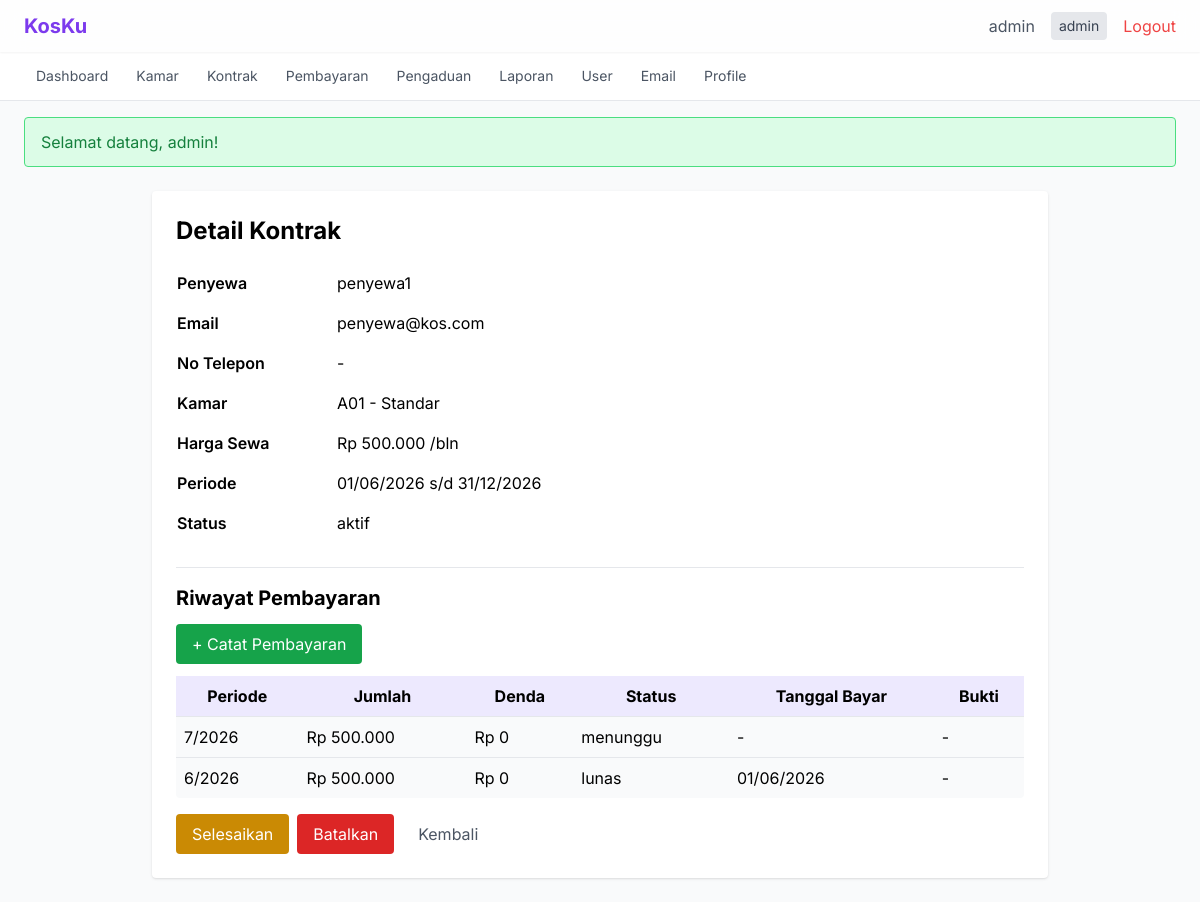
The app's page /kontrak/detail/1 (signed in) with its own data.
### tables this page shows
CREATE TABLE kontrak (
    id INT AUTO_INCREMENT PRIMARY KEY,
    penyewa_id INT NOT NULL,
    kamar_id INT NOT NULL,
    tgl_mulai DATE NOT NULL,
    tgl_akhir DATE NOT NULL,
    status ENUM('menunggu', 'aktif', 'selesai', 'dibatalkan') NOT NULL DEFAULT 'menunggu',
    created_at TIMESTAMP DEFAULT CURRENT_TIMESTAMP,
    FOREIGN KEY (penyewa_id) REFERENCES users(id) ON DELETE CASCADE,
    FOREIGN KEY (kamar_id) REFERENCES kamar(id) ON DELETE CASCADE
);

CREATE TABLE users (
    id INT AUTO_INCREMENT PRIMARY KEY,
    username VARCHAR(50) NOT NULL UNIQUE,
    email VARCHAR(100) NOT NULL UNIQUE,
    password VARCHAR(255) NOT NULL,
    role ENUM('admin', 'pemilik', 'penyewa') NOT NULL DEFAULT 'penyewa',
    no_telepon VARCHAR(20),
    alamat TEXT,
    created_at TIMESTAMP DEFAULT CURRENT_TIMESTAMP
);

CREATE TABLE kamar (
    id INT AUTO_INCREMENT PRIMARY KEY,
    nomor_kamar VARCHAR(10) NOT NULL UNIQUE,
    tipe VARCHAR(50),
    harga DECIMAL(12,2) NOT NULL,
    kapasitas INT DEFAULT 1,
    fasilitas TEXT,
    status ENUM('tersedia', 'terisi', 'maintenance') NOT NULL DEFAULT 'tersedia',
    foto VARCHAR(255),
    created_at TIMESTAMP DEFAULT CURRENT_TIMESTAMP
);

CREATE TABLE pembayaran (
    id INT AUTO_INCREMENT PRIMARY KEY,
    kontrak_id INT NOT NULL,
    bulan INT NOT NULL,
    tahun INT NOT NULL,
    jumlah DECIMAL(12,2) NOT NULL,
    denda DECIMAL(12,2) DEFAULT 0,
    bukti VARCHAR(255),
    status ENUM('belum_bayar', 'menunggu', 'lunas') NOT NULL DEFAULT 'belum_bayar',
    tgl_bayar DATE,
    created_at TIMESTAMP DEFAULT CURRENT_TIMESTAMP,
    FOREIGN KEY (kontrak_id) REFERENCES kontrak(id) ON DELETE CASCADE
);

### src/Controllers/KontrakController.php (called while the page is built, shortened)
<?php
class KontrakController
{
    private Kontrak $kontrak;
    public function __construct()
    {
        $this->kontrak = new Kontrak();
    }
    public function detail(int $id): void
    {
        $kontrak = $this->kontrak->find($id);
        $pembayaranModel = new \App\Models\Pembayaran();
        $riwayatBayar = $pembayaranModel->getByKontrak($id);
        require_once __DIR__ . '/../../views/kontrak/detail.php';
    }
}

### public/index.php (called while the page is built, shortened)
<?php
$requestUri = $_SERVER['REQUEST_URI'] ?? '/';
$requestUri = parse_url($requestUri, PHP_URL_PATH);
$requestUri = ltrim($requestUri, '/');
$url = !empty($requestUri) ? $requestUri : ($_GET['url'] ?? '');
$url = rtrim($url, '/');
$url = filter_var($url, FILTER_SANITIZE_URL);
$url = explode('/', $url);
$controllerName = !empty($url[0]) ? ucfirst($url[0]) . 'Controller' : 'AuthController';
$defaultMethod = $controllerName === 'AuthController' ? 'login' : 'index';
$methodName = $url[1] ?? $defaultMethod;
$params = array_slice($url, 2);
$controller = new $controllerClass();
call_user_func_array([$controller, $methodName], $params);

### src/Helpers/Security.php (called while the page is built, shortened)
<?php
class Security
{
    public static function escapeHtml(string $data): string
    {
        return htmlspecialchars($data, ENT_QUOTES | ENT_HTML5, 'UTF-8');
    }
}

### src/Helpers/Session.php (called while the page is built, shortened)
<?php
class Session
{
    public static function getFlash(string $key): ?string
    {
        if (isset($_SESSION['flash'][$key])) {
            $message = $_SESSION['flash'][$key];
            return $message;
        }
        return null;
    }
}

### config/database.php (called while the page is built, shortened)
<?php
class Database
{
    private static ?PDO $instance = null;
    private static string $host = 'localhost';
    private static string $dbname = 'kos_management';
    private static string $user = 'root';
    private static string $pass = '';
    private static string $charset = 'utf8mb4';
    public static function getConnection(): PDO
    {
        if (self::$instance === null) {
            try {
                $dsn = "mysql:host=" . self::$host . ";dbname=" . self::$dbname . ";charset=" . self::$charset;
                self::$instance = new PDO($dsn, self::$user, self::$pass, [
                    PDO::ATTR_ERRMODE => PDO::ERRMODE_EXCEPTION,
                    PDO::ATTR_DEFAULT_FETCH_MODE => PDO::FETCH_ASSOC,
                    PDO::ATTR_EMULATE_PREPARES => false,
                ]);
            } catch (PDOException $e) {
                error_log("Database connection failed: " . $e->getMessage());
                http_response_code(500);
                require_once __DIR__ . '/../views/errors/500.php';
                exit;
            }
        }
        return self::$instance;
    }
}

### src/Models/Kontrak.php (called while the page is built, shortened)
<?php
class Kontrak
{
    private PDO $db;
    public function __construct()
    {
        $this->db = Database::getConnection();
    }
    public function find(int $id): array|false
    {
        $sql = "SELECT k.*, u.username as nama_penyewa, u.email, u.no_telepon,
                       km.nomor_kamar, km.harga, km.tipe
                FROM kontrak k
                JOIN users u ON k.penyewa_id = u.id
                JOIN kamar km ON k.kamar_id = km.id
                WHERE k.id = ?";
        $stmt = $this->db->prepare($sql);
        $stmt->execute([$id]);
        return $stmt->fetch();
    }
}

### src/Models/Pembayaran.php (called while the page is built, shortened)
<?php
class Pembayaran
{
    private PDO $db;
    public function __construct()
    {
        $this->db = Database::getConnection();
    }
    public function getByKontrak(int $kontrakId): array
    {
        $stmt = $this->db->prepare("SELECT * FROM pembayaran WHERE kontrak_id = ? ORDER BY tahun DESC, bulan DESC");
        $stmt->execute([$kontrakId]);
        return $stmt->fetchAll();
    }
}

### views/kontrak/detail.php (the view, shortened to what this page needs)
<?php
require_once __DIR__ . '/../../src/Helpers/Security.php';
require_once __DIR__ . '/../layouts/header.php'; ?>
<div class="max-w-4xl mx-auto bg-white rounded shadow p-6">
    <h1 class="text-2xl font-bold mb-4">Detail Kontrak</h1>
    <table class="w-full mb-6">
        <tr><td class="font-semibold py-2 w-40">Penyewa</td><td><?= Security::escapeHtml($kontrak['nama_penyewa']) ?></td></tr>
        <tr><td class="font-semibold py-2">Email</td><td><?= Security::escapeHtml($kontrak['email']) ?></td></tr>
        <tr><td class="font-semibold py-2">No Telepon</td><td><?= Security::escapeHtml($kontrak['no_telepon'] ?? '-') ?></td></tr>
        <tr><td class="font-semibold py-2">Kamar</td><td><?= Security::escapeHtml($kontrak['nomor_kamar']) ?> - <?= Security::escapeHtml($kontrak['tipe']) ?></td></tr>
        <tr><td class="font-semibold py-2">Harga Sewa</td><td>Rp <?= number_format($kontrak['harga'], 0, ',', '.') ?> /bln</td></tr>
        <tr><td class="font-semibold py-2">Periode</td><td><?= Security::escapeHtml(date('d/m/Y', strtotime($kontrak['tgl_mulai']))) ?> s/d <?= Security::escapeHtml(date('d/m/Y', strtotime($kontrak['tgl_akhir']))) ?></td></tr>
        <tr><td class="font-semibold py-2">Status</td><td><?= Security::escapeHtml($kontrak['status']) ?></td></tr>
    </table>
    <hr class="my-4">
    <h2 class="text-xl font-bold mb-3">Riwayat Pembayaran</h2>
    <?php $role = $_SESSION['user_role'] ?? ''; ?>
    <?php if ($role === 'penyewa' && $kontrak['status'] === 'aktif'): ?>
    <a href="/pembayaran/bayar/<?= $kontrak['id'] ?>" class="bg-green-600 text-white px-4 py-2 rounded inline-block mb-3">Bayar Sewa</a>
    <?php elseif ($role !== 'penyewa'): ?>
    <a href="/pembayaran/bayar/<?= $kontrak['id'] ?>" class="bg-green-600 text-white px-4 py-2 rounded inline-block mb-3">+ Catat Pembayaran</a>
    <?php endif; ?>
    <?php if (count($riwayatBayar) > 0): ?>
    <table class="w-full bg-gray-50 rounded">
        <thead>
            <tr class="bg-violet-100">
                <th class="p-2">Periode</th>
                <th class="p-2">Jumlah</th>
                <th class="p-2">Denda</th>
                <th class="p-2">Status</th>
                <th class="p-2">Tanggal Bayar</th>
                <th class="p-2">Bukti</th>
            </tr>
        </thead>
        <tbody>
            <?php foreach ($riwayatBayar as $i => $b): ?>
            <tr class="border-t <?= $i % 2 == 0 ? 'bg-gray-50' : '' ?>">
                <td class="p-2"><?= $b['bulan'] ?>/<?= $b['tahun'] ?></td>
                <td class="p-2">Rp <?= number_format($b['jumlah'], 0, ',', '.') ?></td>
                <td class="p-2">Rp <?= number_format($b['denda'], 0, ',', '.') ?></td>
                <td class="p-2"><?= Security::escapeHtml($b['status']) ?></td>
                <td class="p-2"><?= $b['tgl_bayar'] ? Security::escapeHtml(date('d/m/Y', strtotime($b['tgl_bayar']))) : '-' ?></td>
                <td class="p-2">
                    <?php if ($b['bukti']): ?>
                        <a href="/uploads/bukti_bayar/<?= Security::escapeHtml($b['bukti']) ?>" target="_blank" class="text-violet-600">Lihat</a>
                    <?php else: ?>
                        -
                    <?php endif; ?>
                </td>
            </tr>
            <?php endforeach; ?>
        </tbody>
    </table>
    <?php else: ?>
    <p class="text-gray-500 text-sm">Belum ada riwayat pembayaran untuk kontrak ini.</p>
    <?php endif; ?>
    <div class="mt-4 flex gap-2">
        <?php $role = $_SESSION['user_role'] ?? ''; ?>
        <?php if ($role !== 'penyewa'): ?>
            <?php if ($kontrak['status'] === 'aktif'): ?>
                <a href="/kontrak/selesaikan/<?= $kontrak['id'] ?>" class="bg-yellow-600 text-white px-4 py-2 rounded" onclick="return confirm('Selesaikan kontrak ini?')">Selesaikan</a>
                <a href="/kontrak/batalkan/<?= $kontrak['id'] ?>" class="bg-red-600 text-white px-4 py-2 rounded" onclick="return confirm('Batalkan kontrak?')">Batalkan</a>
            <?php endif; ?>
        <?php endif; ?>
        <a href="/kontrak/index" class="text-gray-600 px-4 py-2">Kembali</a>
    </div>
</div>
<?php require_once __DIR__ . '/../layouts/footer.php'; ?>

### views/layouts/header.php (shortened to what this page needs)
<!DOCTYPE html>
<html lang="id">
<head>
    <script src="https://cdn.tailwindcss.com"></script>
</head>
<body class="bg-gray-50 min-h-screen">
    <nav class="bg-white/80 backdrop-blur-md shadow-sm px-6 py-3 flex justify-between items-center sticky top-0 z-50">
        <a href="/dashboard" class="text-xl font-bold text-violet-600">KosKu</a>
        <div class="flex items-center gap-4">
            <a href="/auth/profile" class="text-gray-600 hover:text-violet-600"><?= \App\Helpers\Security::escapeHtml($_SESSION['user_nama'] ?? '') ?></a>
            <span class="text-sm px-2 py-1 rounded bg-gray-200 text-gray-700"><?= \App\Helpers\Security::escapeHtml($_SESSION['user_role'] ?? '') ?></span>
            <a href="/auth/logout" class="text-red-500 hover:text-red-700">Logout</a>
        </div>
    </nav>
    <?php
    $role = $_SESSION['user_role'] ?? '';
    function isActive(string $path): string {
        return str_starts_with($GLOBALS['uri'], $path) ? 'bg-violet-600 text-white' : 'text-gray-600 hover:bg-gray-100';
    }
    ?>
    <nav class="bg-white border-b px-6 py-2 flex flex-wrap gap-1 text-sm">
        <a href="/dashboard" class="px-3 py-1.5 rounded transition <?= isActive('/dashboard') ?>">Dashboard</a>
        <?php if (in_array($role, ['admin', 'pemilik', 'penyewa'])): ?>
            <a href="/kamar/index" class="px-3 py-1.5 rounded transition <?= isActive('/kamar') ?>">Kamar</a>
        <?php endif; ?>
        <?php if (in_array($role, ['admin', 'pemilik'])): ?>
            <a href="/kontrak/index" class="px-3 py-1.5 rounded transition <?= isActive('/kontrak') ?>">Kontrak</a>
            <a href="/pembayaran/index" class="px-3 py-1.5 rounded transition <?= isActive('/pembayaran') ?>">Pembayaran</a>
            <a href="/pengaduan/index" class="px-3 py-1.5 rounded transition <?= isActive('/pengaduan') ?>">Pengaduan</a>
            <a href="/laporan/index" class="px-3 py-1.5 rounded transition <?= isActive('/laporan') ?>">Laporan</a>
        <?php endif; ?>
        <?php if ($role === 'admin'): ?>
            <a href="/user/index" class="px-3 py-1.5 rounded transition <?= isActive('/user') ?>">User</a>
            <a href="/notifikasi/index" class="px-3 py-1.5 rounded transition <?= isActive('/notifikasi') ?>">Email</a>
        <?php endif; ?>
        <a href="/auth/profile" class="px-3 py-1.5 rounded transition <?= isActive('/auth/profile') ?>">Profile</a>
    </nav>
    <?php
    $flash = \App\Helpers\Session::getFlash('success');
    if ($flash): ?>
        <div data-auto-hide class="bg-green-100 border border-green-400 text-green-700 px-4 py-3 mx-6 mt-4 rounded"><?= \App\Helpers\Security::escapeHtml($flash) ?></div>
    <?php endif; ?>
    <main class="p-6">

### views/layouts/footer.php
    </main>
</body>
</html>

### views/layouts/header.php (style rules this page uses)
body { font-family: 'Inter', sans-serif; }

### records on screen
kontrak: penyewa.username "penyewa1", penyewa.email "penyewa@kos.com", penyewa.no_telepon "-", kamar.nomor_kamar "A01", kamar.tipe "Standar", kamar.harga "500.000", tgl_mulai "01/06/2026", tgl_akhir "31/12/2026", status "aktif"
pembayaran: bulan "7", tahun "2026", jumlah "500.000", denda "0", status "menunggu"
pembayaran: bulan "6", tahun "2026", jumlah "500.000", denda "0", status "lunas", tgl_bayar "01/06/2026"
